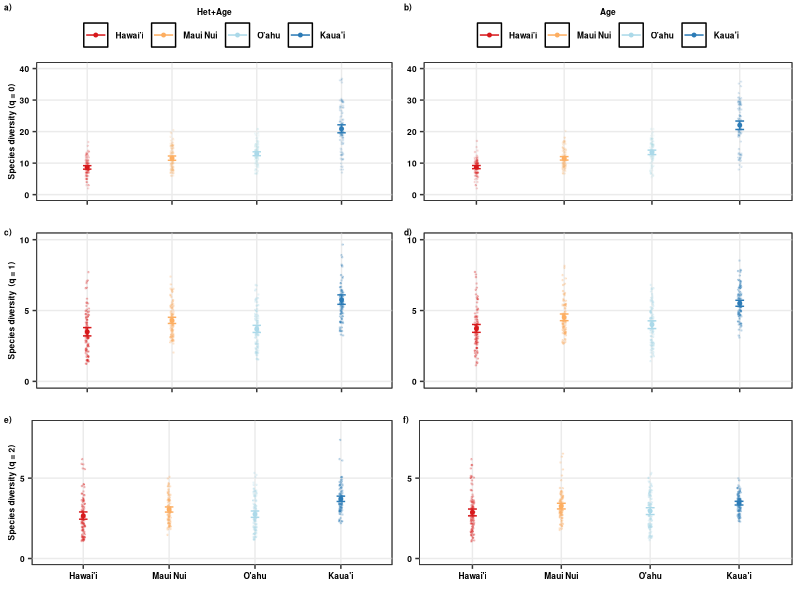

Reproduce this figure in R.
#############
# Hill N ####
#############
###############
# All natives #
# 5 plots #####
###############

require(tidyr)
require(dplyr)
require(ggplot2)
require(grid)
require(reshape2)
library(rms)

##########
# data  ##
##########

HillN_2<-read.csv("Cleaned_Data/Scen2_Natives_5plots_HillN.csv")
HillN_3<-read.csv("Cleaned_Data/Scen3_Natives_5plots_HillN.csv")

#############
# organize  #
#############

HillN_2$Scenario<-"II"
HillN_3$Scenario<-"III"

HillNN<-rbind.data.frame(HillN_2, HillN_3)

HillNN$geo_entity2<-as.character(HillNN$geo_entity2)
HillNN$geo_entity2<-ifelse(HillNN$geo_entity2=="O'ahu Island (incl. Mokoli'i Islet)","O'ahu",HillNN$geo_entity2)
HillNN$geo_entity2<-ifelse(HillNN$geo_entity2=="O'ahu Island","O'ahu",HillNN$geo_entity2)
HillNN$geo_entity2<-ifelse(HillNN$geo_entity2=="Hawai'i Island","Hawai'i",HillNN$geo_entity2)
HillNN$geo_entity2<-ifelse(HillNN$geo_entity2=="Kaua'i Island","Kaua'i",HillNN$geo_entity2)

HillNN$geo_entity2<-as.factor(HillNN$geo_entity2)
HillNN$geo_entity2<-factor(HillNN$geo_entity2,levels=c("Hawai'i","Maui Nui","O'ahu","Kaua'i"))

HillNN$order<-as.factor(HillNN$order)

HillNN$geo_order<-paste(HillNN$geo_entity2,HillNN$order,sep="_")

HillNN$geo_order<-factor(HillNN$geo_order,levels=c("Hawai'i_0","Hawai'i_1","Hawai'i_2","Maui Nui_0","Maui Nui_1","Maui Nui_2",
                                                   "O'ahu_0","O'ahu_1","O'ahu_2","Kaua'i_0","Kaua'i_1","Kaua'i_2"))

############################################
# summarize data                           #
############################################

HillNN_minus<- HillNN %>%
  group_by(geo_entity2,Scenario, order) %>%
  do(data.frame(rbind(smean.cl.boot(.$qD, B=1000))))

colnames(HillNN_minus)[4]<-"qD"
colnames(HillNN_minus)[5]<-"qD.LCL"
colnames(HillNN_minus)[6]<-"qD.UCL"

# Hill_Sc1<-filter(HillNN,Scenario=="I")
# Hill_Sc1<-select(Hill_Sc1, geo_entity2, Scenario, order, qD, qD.LCL, qD.UCL)

HillNN_f<-rbind.data.frame(HillNN_minus)

HillNN_f$geo_order<-paste(HillNN_f$geo_entity2,HillNN_f$order,sep="_")

HillNN_f$geo_order<-as.factor(HillNN_f$geo_order)

HillNN_f$geo_order<-factor(HillNN_f$geo_order,levels=c("Hawai'i_0","Hawai'i_1","Hawai'i_2","Maui Nui_0","Maui Nui_1","Maui Nui_2",
                                                       "O'ahu_0","O'ahu_1","O'ahu_2","Kaua'i_0","Kaua'i_1","Kaua'i_2"))

HillNN_f$geo_entity2<-factor(HillNN_f$geo_entity2,levels=c("Hawai'i","Maui Nui","O'ahu","Kaua'i"))

HillNN_f<-ungroup(HillNN_f)

##############################
# order x island x scenario  #
##############################

HillNN_f$Scenario<-as.character(HillNN_f$Scenario)
#HillNN_f$Scenario<-ifelse(HillNN_f$Scenario=="I","Area+Het+Age",HillNN_f$Scenario)
HillNN_f$Scenario<-ifelse(HillNN_f$Scenario=="II","Het+Age",HillNN_f$Scenario)
HillNN_f$Scenario<-ifelse(HillNN_f$Scenario=="III","Age",HillNN_f$Scenario)
HillNN_f$Scenario<-as.factor(HillNN_f$Scenario)

HillNN_f$Scenario<-factor(HillNN_f$Scenario,levels=c("Het+Age","Age"))

HillNN_f<- HillNN_f%>%
  unite( "Scen_Order", c("Scenario","order"),remove=FALSE)

HillNN$Scenario<-as.character(HillNN$Scenario)
#HillNN$Scenario<-ifelse(HillNN$Scenario=="I","Area+Het+Age",HillNN$Scenario)
HillNN$Scenario<-ifelse(HillNN$Scenario=="II","Het+Age",HillNN$Scenario)
HillNN$Scenario<-ifelse(HillNN$Scenario=="III","Age",HillNN$Scenario)
HillNN$Scenario<-as.factor(HillNN$Scenario)

HillNN$Scenario<-factor(HillNN$Scenario,levels=c("Het+Age","Age"))

HillNN<- HillNN%>%
  unite( "Scen_Order", c("Scenario","order"),remove=FALSE)

# # Scen1 + order 0
# 
# H_Sc1_Or0<-filter(HillNN, Scen_Order=="Area+Het+Age_0")
# 
# H_f_Sc1_Or0<-filter(HillNN_f, Scen_Order=="Area+Het+Age_0")
# 
# Hill_Sc1_Or0<-ggplot(H_Sc1_Or0, aes(x=geo_entity2,y=qD,group=geo_entity2,color=geo_entity2))+
#   geom_point(data=H_Sc1_Or0, aes(x=geo_entity2,y=qD,color=geo_entity2),position = position_jitter(w = 0.02, h = 0),size=0.25,alpha=0.1)+
#   
#   geom_point(data=H_f_Sc1_Or0, aes(x=geo_entity2,y=qD,group=geo_entity2, colour=geo_entity2),size=1)+
#   geom_errorbar(data=H_f_Sc1_Or0,aes(ymin=qD.LCL,ymax=qD.UCL,group=geo_entity2, colour=geo_entity2),width=0.1)+
#   
#   #scale_color_d3(palette="category20c")+
#   scale_colour_manual(values=c("#d7191c","#fdae61","#abd9e9","#2c7bb6"))+
#   scale_y_continuous(limits=c(0, 55),breaks=c(10,20,30,40,50,60),labels=c("10","20","30","40","50","60"))+
#   # scale_shape_manual(values=c(17,15,16))+
#   #facet_grid(order~Scenario,scales="free_y")+
#   labs(x="",y="Species diversity (q = 0)")+
#   guides(colour=guide_legend(title="Area+Het+Age",title.position = "top", hjust=0.5))+
#   theme_bw()+theme(plot.title = element_text(colour="black",face="bold",size=7,hjust=0.5,vjust=0),
#                    axis.title.x=element_text(colour="black",face="bold",size=6),
#                    axis.title.y=element_text(colour="black",face="bold",size=6),
#                    axis.text.x=element_blank(),
#                    axis.text.y=element_text(colour=c("black"),face="bold",size=6),
#                    strip.background = element_rect(fill="transparent",colour="black"),
#                    strip.text=element_text(face="bold",size=6),
#                    legend.text=element_text(colour=c("black"),face="bold",size=6),
#                    legend.title = element_text(colour=c("black"),face="bold",size=6),
#                    legend.title.align = 0.5,
#                    legend.margin=margin(t=0.00, r=0, b=0, l=0, unit="cm"),
#                    legend.position=c("top"),
#                    #legend.margin =margin(t=0, r=0, b=0, l=0, unit="cm"),
#                    panel.grid.major = element_blank(), panel.grid.minor = element_blank())

# Scen2 + order 0

H_Sc2_Or0<-filter(HillNN, Scen_Order=="Het+Age_0")

H_f_Sc2_Or0<-filter(HillNN_f, Scen_Order=="Het+Age_0")

Hill_Sc2_Or0<-ggplot(H_Sc2_Or0, aes(x=geo_entity2,y=qD,group=geo_entity2,color=geo_entity2))+
  geom_point(data=H_Sc2_Or0, aes(x=geo_entity2,y=qD,color=geo_entity2),position = position_jitter(w = 0.02, h = 0),size=0.25,alpha=0.1)+
  
  geom_point(data=H_f_Sc2_Or0, aes(x=geo_entity2,y=qD,group=geo_entity2, colour=geo_entity2),size=1)+
  geom_errorbar(data=H_f_Sc2_Or0,aes(ymin=qD.LCL,ymax=qD.UCL,group=geo_entity2, colour=geo_entity2),width=0.1)+
  
  #scale_color_d3(palette="category20c")+
  scale_colour_manual(values=c("#d7191c","#fdae61","#abd9e9","#2c7bb6"))+
  scale_y_continuous(limits=c(0, 40),breaks=c(0,10,20,30,40),labels=c("0","10","20","30","40"))+
  # scale_shape_manual(values=c(17,15,16))+
  #facet_grid(order~Scenario,scales="free_y")+
  labs(x="",y="Species diversity (q = 0)")+
  guides(colour=guide_legend(title="Het+Age",title.position = "top", hjust=0.5))+
  theme_bw()+theme(plot.title = element_text(colour="black",face="bold",size=7,hjust=0.5,vjust=0),
                   axis.title.x=element_text(colour="black",face="bold",size=6),
                   axis.title.y=element_text(colour="black",face="bold",size=6),
                   axis.text.x=element_blank(),
                   axis.text.y=element_text(colour=c("black"),face="bold",size=6),
                   strip.background = element_rect(fill="transparent",colour="black"),
                   strip.text=element_text(face="bold",size=6),
                   legend.text=element_text(colour=c("black"),face="bold",size=6),
                   legend.title = element_text(colour=c("black"),face="bold",size=6),
                   legend.title.align = 0.5,
                   legend.margin=margin(t=0.00, r=0, b=0, l=0, unit="cm"),
                   legend.position=c("top"),
                   #legend.margin =margin(t=0, r=0, b=0, l=0, unit="cm"),
                   panel.background =element_rect(fill="transparent",colour="black"),panel.grid.minor=element_blank())


# Scen3 + order 0

H_Sc3_Or0<-filter(HillNN, Scen_Order=="Age_0")

H_f_Sc3_Or0<-filter(HillNN_f, Scen_Order=="Age_0")

Hill_Sc3_Or0<-ggplot(H_Sc3_Or0, aes(x=geo_entity2,y=qD,group=geo_entity2,color=geo_entity2))+
  geom_point(data=H_Sc3_Or0, aes(x=geo_entity2,y=qD,color=geo_entity2),position = position_jitter(w = 0.02, h = 0),size=0.25,alpha=0.1)+
  
  geom_point(data=H_f_Sc3_Or0, aes(x=geo_entity2,y=qD,group=geo_entity2, colour=geo_entity2),size=1)+
  geom_errorbar(data=H_f_Sc3_Or0,aes(ymin=qD.LCL,ymax=qD.UCL,group=geo_entity2, colour=geo_entity2),width=0.1)+
  
  #scale_color_d3(palette="category20c")+
  scale_colour_manual(values=c("#d7191c","#fdae61","#abd9e9","#2c7bb6"))+
  scale_y_continuous(limits=c(0, 40),breaks=c(0,10,20,30,40),labels=c("0","10","20","30","40"))+
  # scale_shape_manual(values=c(17,15,16))+
  #facet_grid(order~Scenario,scales="free_y")+
  labs(x="",y="Species diversity")+
  guides(colour=guide_legend(title="Age",title.position = "top", hjust=0.5))+
  theme_bw()+theme(plot.title = element_text(colour="black",face="bold",size=7,hjust=0.5,vjust=0),
                   axis.title.x=element_text(colour="black",face="bold",size=6),
                   axis.title.y=element_blank(),
                   axis.text.x=element_blank(),
                   axis.text.y=element_text(colour=c("black"),face="bold",size=6),
                   strip.background = element_rect(fill="transparent",colour="black"),
                   strip.text=element_text(face="bold",size=6),
                   legend.text=element_text(colour=c("black"),face="bold",size=6),
                   legend.title = element_text(colour=c("black"),face="bold",size=6),
                   legend.title.align = 0.5,
                   legend.margin=margin(t=0.00, r=0, b=0, l=0, unit="cm"),
                   legend.position=c("top"),
                   #legend.margin =margin(t=0, r=0, b=0, l=0, unit="cm"),
                   panel.background =element_rect(fill="transparent",colour="black"),panel.grid.minor=element_blank())

# Scen1 + order 1

# H_Sc1_Or1<-filter(HillNN, Scen_Order=="Area+Het+Age_1")
# 
# H_f_Sc1_Or1<-filter(HillNN_f, Scen_Order=="Area+Het+Age_1")
# 
# Hill_Sc1_Or1<-ggplot(H_Sc1_Or1, aes(x=geo_entity2,y=qD,group=geo_entity2,color=geo_entity2))+
#   geom_point(data=H_Sc1_Or1, aes(x=geo_entity2,y=qD,color=geo_entity2),position = position_jitter(w = 0.02, h = 0),size=0.25,alpha=0.1)+
#   
#   geom_point(data=H_f_Sc1_Or1, aes(x=geo_entity2,y=qD,group=geo_entity2, colour=geo_entity2),size=1)+
#   geom_errorbar(data=H_f_Sc1_Or1,aes(ymin=qD.LCL,ymax=qD.UCL,group=geo_entity2, colour=geo_entity2),width=0.1)+
#   
#   #scale_color_d3(palette="category20c")+
#   scale_colour_manual(values=c("#d7191c","#fdae61","#abd9e9","#2c7bb6"))+
#   scale_y_continuous(limits=c(0, 15),breaks=c(5,10,15),labels=c("5","10","15"))+
#   # scale_shape_manual(values=c(17,15,16))+
#   #facet_grid(order~Scenario,scales="free_y")+
#   labs(x="",y="Species diversity (q = 1)")+
#   guides(colour=guide_legend(title="",title.position = "top", hjust=0.5))+
#   theme_bw()+theme(axis.title.x=element_text(colour="black",face="bold",size=6),
#                    axis.title.y=element_text(colour="black",face="bold",size=6),
#                    axis.text.x=element_blank(),
#                    axis.text.y=element_text(colour=c("black"),face="bold",size=6),
#                    strip.background = element_rect(fill="transparent",colour="black"),
#                    strip.text=element_text(face="bold",size=6),
#                    legend.text=element_text(colour=c("black"),face="bold",size=6),
#                    legend.title = element_text(colour=c("black"),face="bold",size=6),
#                    legend.title.align = 0.5,
#                    legend.margin=margin(t=0.05, r=0, b=0, l=0, unit="cm"),
#                    legend.position=c("none"),
#                    #legend.margin =margin(t=0, r=0, b=0, l=0, unit="cm"),
#                    panel.grid.major = element_blank(), panel.grid.minor = element_blank())

# Scen2 + order 1

H_Sc2_Or1<-filter(HillNN, Scen_Order=="Het+Age_1")

H_f_Sc2_Or1<-filter(HillNN_f, Scen_Order=="Het+Age_1")

Hill_Sc2_Or1<-ggplot(H_Sc2_Or1, aes(x=geo_entity2,y=qD,group=geo_entity2,color=geo_entity2))+
  geom_point(data=H_Sc2_Or1, aes(x=geo_entity2,y=qD,color=geo_entity2),position = position_jitter(w = 0.02, h = 0),size=0.25,alpha=0.2)+
  
  geom_point(data=H_f_Sc2_Or1, aes(x=geo_entity2,y=qD,group=geo_entity2, colour=geo_entity2),size=1)+
  geom_errorbar(data=H_f_Sc2_Or1,aes(ymin=qD.LCL,ymax=qD.UCL,group=geo_entity2, colour=geo_entity2),width=0.1)+
  
  #scale_color_d3(palette="category20c")+
  scale_colour_manual(values=c("#d7191c","#fdae61","#abd9e9","#2c7bb6"))+
  scale_y_continuous(limits=c(0, 10),breaks=c(0,5,10),labels=c("0","5","10"))+
  # scale_shape_manual(values=c(17,15,16))+
  #facet_grid(order~Scenario,scales="free_y")+
  labs(x="",y="Species diversity  (q = 1)")+
  guides(colour=guide_legend(title="",title.position = "top", hjust=0.5))+
  theme_bw()+theme(axis.title.x=element_text(colour="black",face="bold",size=6),
                   axis.title.y=element_text(colour="black",face="bold",size=6),
                   axis.text.x=element_blank(),
                   axis.text.y=element_text(colour=c("black"),face="bold",size=6),
                   strip.background = element_rect(fill="transparent",colour="black"),
                   strip.text=element_text(face="bold",size=6),
                   legend.text=element_text(colour=c("black"),face="bold",size=6),
                   legend.title = element_text(colour=c("black"),face="bold",size=6),
                   legend.title.align = 0.5,
                   legend.margin=margin(t=0.05, r=0, b=0, l=0, unit="cm"),
                   legend.position=c("none"),
                   #legend.margin =margin(t=0, r=0, b=0, l=0, unit="cm"),
                   panel.background =element_rect(fill="transparent",colour="black"),panel.grid.minor=element_blank())

# Scen3 + order 1

H_Sc3_Or1<-filter(HillNN, Scen_Order=="Age_1")

H_f_Sc3_Or1<-filter(HillNN_f, Scen_Order=="Age_1")

Hill_Sc3_Or1<-ggplot(H_Sc3_Or1, aes(x=geo_entity2,y=qD,group=geo_entity2,color=geo_entity2))+
  geom_point(data=H_Sc3_Or1, aes(x=geo_entity2,y=qD,color=geo_entity2),position = position_jitter(w = 0.02, h = 0),size=0.25,alpha=0.2)+
  
  geom_point(data=H_f_Sc3_Or1, aes(x=geo_entity2,y=qD,group=geo_entity2, colour=geo_entity2),size=1)+
  geom_errorbar(data=H_f_Sc3_Or1,aes(ymin=qD.LCL,ymax=qD.UCL,group=geo_entity2, colour=geo_entity2),width=0.1)+
  
  #scale_color_d3(palette="category20c")+
  scale_colour_manual(values=c("#d7191c","#fdae61","#abd9e9","#2c7bb6"))+
  scale_y_continuous(limits=c(0, 10),breaks=c(0,5,10),labels=c("0","5","10"))+
  # scale_shape_manual(values=c(17,15,16))+
  #facet_grid(order~Scenario,scales="free_y")+
  labs(x="",y="Species diversity")+
  guides(colour=guide_legend(title="",title.position = "top", hjust=0.5))+
  theme_bw()+theme(axis.title.x=element_text(colour="black",face="bold",size=6),
                   axis.title.y=element_blank(),
                   axis.text.x=element_blank(),
                   axis.text.y=element_text(colour=c("black"),face="bold",size=6),
                   strip.background = element_rect(fill="transparent",colour="black"),
                   strip.text=element_text(face="bold",size=6),
                   legend.text=element_text(colour=c("black"),face="bold",size=6),
                   legend.title = element_text(colour=c("black"),face="bold",size=6),
                   legend.title.align = 0.5,
                   legend.margin=margin(t=0.05, r=0, b=0, l=0, unit="cm"),
                   legend.position=c("none"),
                   #legend.margin =margin(t=0, r=0, b=0, l=0, unit="cm"),
                   panel.background =element_rect(fill="transparent",colour="black"),panel.grid.minor=element_blank())

# Scen1 + order 2

# H_Sc1_Or2<-filter(HillNN, Scen_Order=="Area+Het+Age_2")
# 
# H_f_Sc1_Or2<-filter(HillNN_f, Scen_Order=="Area+Het+Age_2")
# 
# Hill_Sc1_Or2<-ggplot(H_Sc1_Or2, aes(x=geo_entity2,y=qD,group=geo_entity2,color=geo_entity2))+
#   geom_point(data=H_Sc1_Or2, aes(x=geo_entity2,y=qD,color=geo_entity2),position = position_jitter(w = 0.02, h = 0),size=0.25,alpha=0.1)+
#   
#   geom_point(data=H_f_Sc1_Or2, aes(x=geo_entity2,y=qD,group=geo_entity2, colour=geo_entity2),size=1)+
#   geom_errorbar(data=H_f_Sc1_Or2,aes(ymin=qD.LCL,ymax=qD.UCL,group=geo_entity2, colour=geo_entity2),width=0.1)+
#   
#   #scale_color_d3(palette="category20c")+
#   scale_colour_manual(values=c("#d7191c","#fdae61","#abd9e9","#2c7bb6"))+
#   scale_y_continuous(limits=c(0, 10),breaks=c(0,5,10),labels=c("1","5","10"))+
#   # scale_shape_manual(values=c(17,15,16))+
#   #facet_grid(order~Scenario,scales="free_y")+
#   labs(x="",y="Species diversity (q = 2)")+
#   guides(colour=guide_legend(title="",title.position = "top", hjust=0.5))+
#   theme_bw()+theme(axis.title.x=element_text(colour="black",face="bold",size=6),
#                    axis.title.y=element_text(colour="black",face="bold",size=6),
#                    axis.text.x=element_text(colour="black",face="bold",size=6),
#                    axis.text.y=element_text(colour=c("black"),face="bold",size=6),
#                    strip.background = element_rect(fill="transparent",colour="black"),
#                    strip.text=element_text(face="bold",size=6),
#                    legend.text=element_text(colour=c("black"),face="bold",size=6),
#                    legend.title = element_text(colour=c("black"),face="bold",size=6),
#                    legend.title.align = 0.5,
#                    legend.margin=margin(t=0.05, r=0, b=0, l=0, unit="cm"),
#                    legend.position=c("none"),
#                    #legend.margin =margin(t=0, r=0, b=0, l=0, unit="cm"),
#                    panel.grid.major = element_blank(), panel.grid.minor = element_blank())

# Scen2 + order 2

H_Sc2_Or2<-filter(HillNN, Scen_Order=="Het+Age_2")

H_f_Sc2_Or2<-filter(HillNN_f, Scen_Order=="Het+Age_2")

Hill_Sc2_Or2<-ggplot(H_Sc2_Or2, aes(x=geo_entity2,y=qD,group=geo_entity2,color=geo_entity2))+
  geom_point(data=H_Sc2_Or2, aes(x=geo_entity2,y=qD,color=geo_entity2),position = position_jitter(w = 0.02, h = 0),size=0.25,alpha=0.2)+
  
  geom_point(data=H_f_Sc2_Or2, aes(x=geo_entity2,y=qD,group=geo_entity2, colour=geo_entity2),size=1)+
  geom_errorbar(data=H_f_Sc2_Or2,aes(ymin=qD.LCL,ymax=qD.UCL,group=geo_entity2, colour=geo_entity2),width=0.1)+
  
  #scale_color_d3(palette="category20c")+
  scale_colour_manual(values=c("#d7191c","#fdae61","#abd9e9","#2c7bb6"))+
  scale_y_continuous(limits=c(0, 8.2),breaks=c(0,5,10),labels=c("0","5","10"))+
  # scale_shape_manual(values=c(17,15,16))+
  #facet_grid(order~Scenario,scales="free_y")+
  labs(x="",y="Species diversity (q = 2)")+
  guides(colour=guide_legend(title="",title.position = "top", hjust=0.5))+
  theme_bw()+theme(axis.title.x=element_text(colour="black",face="bold",size=6),
                   axis.title.y=element_text(colour="black",face="bold",size=6),
                   axis.text.x=element_text(colour="black",face="bold",size=6),
                   axis.text.y=element_text(colour=c("black"),face="bold",size=6),
                   strip.background = element_rect(fill="transparent",colour="black"),
                   strip.text=element_text(face="bold",size=6),
                   legend.text=element_text(colour=c("black"),face="bold",size=6),
                   legend.title = element_text(colour=c("black"),face="bold",size=6),
                   legend.title.align = 0.5,
                   legend.margin=margin(t=0.05, r=0, b=0, l=0, unit="cm"),
                   legend.position=c("none"),
                   #legend.margin =margin(t=0, r=0, b=0, l=0, unit="cm"),
                   panel.background =element_rect(fill="transparent",colour="black"),panel.grid.minor=element_blank())

# Scen3 + order 2

H_Sc3_Or2<-filter(HillNN, Scen_Order=="Age_2")

H_f_Sc3_Or2<-filter(HillNN_f, Scen_Order=="Age_2")

Hill_Sc3_Or2<-ggplot(H_Sc3_Or2, aes(x=geo_entity2,y=qD,group=geo_entity2,color=geo_entity2))+
  geom_point(data=H_Sc3_Or2, aes(x=geo_entity2,y=qD,color=geo_entity2),position = position_jitter(w = 0.02, h = 0),size=0.25,alpha=0.2)+
  
  geom_point(data=H_f_Sc3_Or2, aes(x=geo_entity2,y=qD,group=geo_entity2, colour=geo_entity2),size=1)+
  geom_errorbar(data=H_f_Sc3_Or2,aes(ymin=qD.LCL,ymax=qD.UCL,group=geo_entity2, colour=geo_entity2),width=0.1)+
  
  #scale_color_d3(palette="category20c")+
  scale_colour_manual(values=c("#d7191c","#fdae61","#abd9e9","#2c7bb6"))+
  scale_y_continuous(limits=c(0, 8.2),breaks=c(0,5,10),labels=c("0","5","10"))+
  # scale_shape_manual(values=c(17,15,16))+
  #facet_grid(order~Scenario,scales="free_y")+
  labs(x="",y="Species diversity")+
  guides(colour=guide_legend(title="",title.position = "top", hjust=0.5))+
  theme_bw()+theme(axis.title.x=element_text(colour="black",face="bold",size=6),
                   axis.title.y=element_blank(),
                   axis.text.x=element_text(colour="black",face="bold",size=6),
                   axis.text.y=element_text(colour=c("black"),face="bold",size=6),
                   strip.background = element_rect(fill="transparent",colour="black"),
                   strip.text=element_text(face="bold",size=6),
                   legend.text=element_text(colour=c("black"),face="bold",size=6),
                   legend.title = element_text(colour=c("black"),face="bold",size=6),
                   legend.title.align = 0.5,
                   legend.margin=margin(t=0.05, r=0, b=0, l=0, unit="cm"),
                   legend.position=c("none"),
                   #legend.margin =margin(t=0, r=0, b=0, l=0, unit="cm"),
                   panel.background =element_rect(fill="transparent",colour="black"),panel.grid.minor=element_blank())


# write out 95 CIs

HillNN_f<-arrange(HillNN_f, order, Scenario)

write.csv(HillNN_f,"Cleaned_Data/summaryHillNumbers_5plots.csv",row.names = FALSE)

#################
# put together ##
#################

require(cowplot)

hill_tog<-plot_grid(Hill_Sc2_Or0, Hill_Sc3_Or0, Hill_Sc2_Or1, Hill_Sc3_Or1,Hill_Sc2_Or2, Hill_Sc3_Or2,
                    labels=c("a)","b)","c)","d)","e)","f)"),label_size = 6, ncol=2,rel_heights = c(1.2,1,1))

png(filename="Figures/HillN_Natives_5plots_Fig3.png", 
    units="in", 
    width=7, 
    height=7, 
    pointsize=2, 
    res=500)

hill_tog

dev.off()
